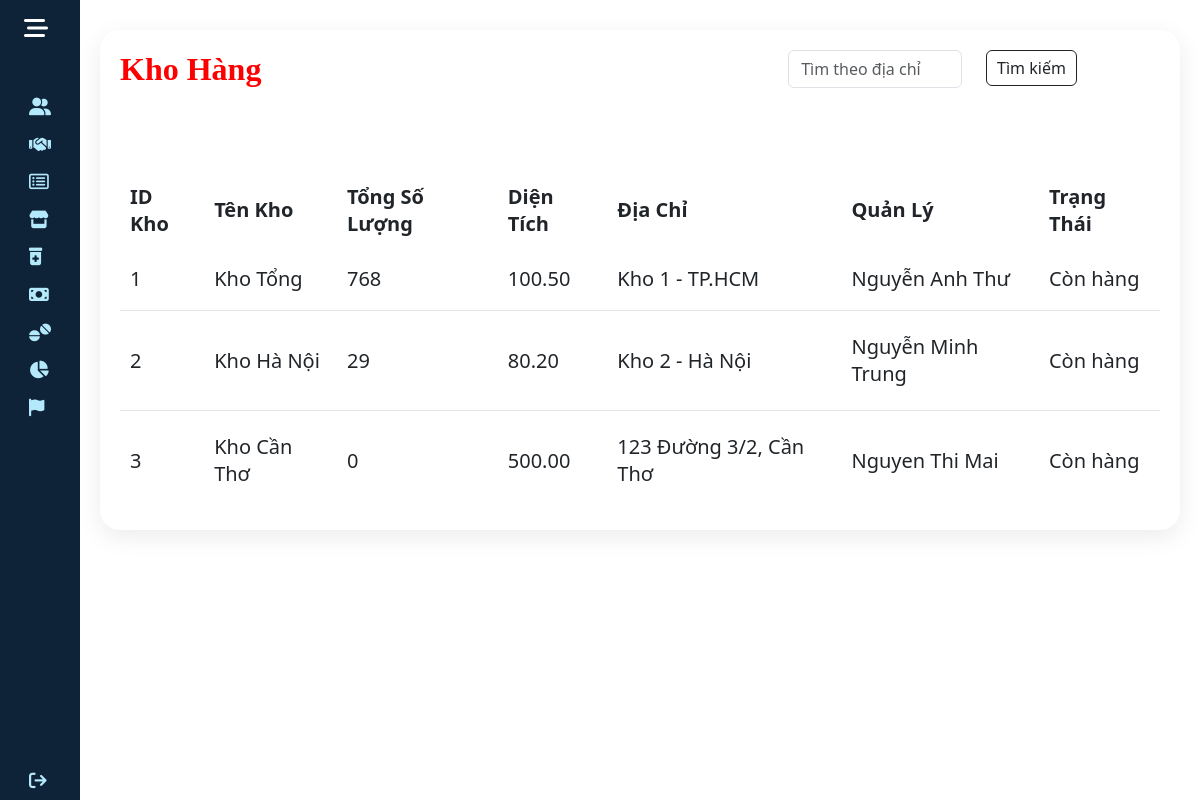
The page /quanly/kho_hang/kho.php on the database its author committed.
### tables this page shows
CREATE TABLE `kho_hang` (
  `KHO_ID` int(11) NOT NULL,
  `KHO_Ten` varchar(255) NOT NULL,
  `KHO_SoLuong` int(11) NOT NULL,
  `KHO_DienTich` decimal(10,2) NOT NULL,
  `KHO_DiaChi` text NOT NULL,
  `TT_ID` int(11) DEFAULT NULL
);

CREATE TABLE `trang_thai` (
  `TT_ID` int(11) NOT NULL,
  `TT_Ten` varchar(100) NOT NULL
);

### quanly/kho_hang/kho.php (the view, shortened to what this page needs)
<?php
require_once '../blocks/head.php';
$servername = "localhost";
$username = "TK_TenDangNhap";
$password = "TK_MatKhau";
$dbname = "qlkhohang";
$connection = new mysqli($servername, $username, $password, $dbname);
if (isset($_GET['search'])) {
    $search = $_GET['search'];
    $sql = "SELECT kho_hang.KHO_ID, kho_hang.KHO_Ten, kho_hang.KHO_DienTich, kho_hang.KHO_DiaChi,
                   quan_ly.QL_HoTen, trang_thai.TT_Ten,
                   COALESCE(SUM(kho_cn.KCN_SoLuong), 0) AS TongSoLuong
            FROM kho_hang
            LEFT JOIN quan_ly ON kho_hang.KHO_ID = quan_ly.KHO_ID
            LEFT JOIN trang_thai ON kho_hang.TT_ID = trang_thai.TT_ID
            LEFT JOIN kho_cn ON kho_hang.KHO_ID = kho_cn.KHO_ID
            WHERE kho_hang.KHO_DiaChi LIKE '%$search%'
            GROUP BY kho_hang.KHO_ID
            ORDER BY kho_hang.KHO_ID ASC";
} else {
    $sql = "SELECT kho_hang.KHO_ID, kho_hang.KHO_Ten, kho_hang.KHO_DienTich, kho_hang.KHO_DiaChi,
                   quan_ly.QL_HoTen, trang_thai.TT_Ten,
                   COALESCE(SUM(kho_cn.KCN_SoLuong), 0) AS TongSoLuong
            FROM kho_hang
            LEFT JOIN quan_ly ON kho_hang.KHO_ID = quan_ly.KHO_ID
            LEFT JOIN trang_thai ON kho_hang.TT_ID = trang_thai.TT_ID
            LEFT JOIN kho_cn ON kho_hang.KHO_ID = kho_cn.KHO_ID
            GROUP BY kho_hang.KHO_ID
            ORDER BY kho_hang.KHO_ID ASC";
}
$result = $connection->query($sql);
?>
<!DOCTYPE html>
<html>
<body>
    <div class="wrapper">
        <?php include '../blocks/sidebar.php'; ?>
        <div class="main">
            <div class="tkad">
                <div class="dstaikhoan">
                    <div class="tktenmuc">
                        <h2>Kho Hàng</h2>
                        <form action="" method="GET" class="search-form">
                            <div class="row">
                                <div class="col">
                                    <input type="text" name="search" class="form-control" placeholder="Tìm theo địa chỉ" aria-label="First name">
                                </div>
                                <div class="col">
                                    <button type="submit" class="btn btn-outline-dark">Tìm kiếm</button>
                                </div>
                            </div>
                        </form>
                    </div>
                    <table>
                        <thead>
                            <tr>
                                <td>ID Kho</td>
                                <td>Tên Kho</td>
                                <td>Tổng Số Lượng</td>
                                <td>Diện Tích</td>
                                <td>Địa Chỉ</td>
                                <td>Quản Lý</td>
                                <td>Trạng Thái</td>
                            </tr>
                        </thead>
                        <tbody>
                            <?php
                            if ($result->num_rows > 0) {
                                while ($row = $result->fetch_assoc()) {
                                    echo "
                                    <tr>
                                        <td>{$row['KHO_ID']}</td>
                                        <td>{$row['KHO_Ten']}</td>
                                        <td>{$row['TongSoLuong']}</td>
                                        <td>{$row['KHO_DienTich']}</td>
                                        <td>{$row['KHO_DiaChi']}</td>
                                        <td>{$row['QL_HoTen']}</td>
                                        <td>{$row['TT_Ten']}</td>
                                    </tr>
                                    ";
                                }
                            } else {
                                echo "<tr><td colspan='7'>Không có dữ liệu</td></tr>";
                            }
                            ?>
                        </tbody>
                    </table>
                </div>
            </div>
        </div>
    </div>
</body>
</html>

### quanly/stylead.css (style rules this page uses)
* { margin: 0; padding: 0; box-sizing: border-box; }
.tkad { position: relative; width: 100%; padding: 20px; display: grid; grid-gap: 30px; margin-top: 10px; }
.tkad .dstaikhoan { position: relative; display: grid; min-height: 500px; background: var(--white); padding: 20px; box-shadow: 0 7px 25px rgba(0, 0, 0, 0.08); border-radius: 20px; }
.tkad .tktenmuc { display: flex; justify-content: space-between; align-items: flex-start; }
.tktenmuc h2 { font-family: 'Times New Roman', Times, serif; font-weight: 600; color: red; }
.tktenmuc .btn { position: relative; padding: 5px 10px; background: var(--blue); text-decoration: none; color: var(--white); border-radius: 6px; }
.tkad table { width: 100%; border-collapse: collapse; margin-top: 10px; }
.tkad table thead td { font-weight: 600; }
.tkad .dstaikhoan table tr { color: var(--black1); border-bottom: 1px solid rgba(0, 0, 0, 0.1); }
.tkad .dstaikhoan table tr:last-child { border-bottom: none; }
.tkad .dstaikhoan table tr td { padding: 10px; font-size: 20px; }
body { font-family: 'Poppins', sans-serif; }
.wrapper { display: flex; }
.main { display: flex; flex-direction: column; min-height: 100vh; width: 100%; overflow: hidden; transition: all 0.35s ease-in-out; background-color: #fff; min-width: 0; }

### rows shown on the page
kho_hang: KHO_ID "1", KHO_Ten "Kho Tổng", TongSoLuong "768", KHO_DienTich "100.50", KHO_DiaChi "Kho 1 - TP.HCM", QL_HoTen "Nguyễn Anh Thư", TT_ID.TT_Ten "Còn hàng"
kho_hang: KHO_ID "2", KHO_Ten "Kho Hà Nội", TongSoLuong "29", KHO_DienTich "80.20", KHO_DiaChi "Kho 2 - Hà Nội", QL_HoTen "Nguyễn Minh Trung", TT_ID.TT_Ten "Còn hàng"
kho_hang: KHO_ID "3", KHO_Ten "Kho Cần Thơ", TongSoLuong "0", KHO_DienTich "500.00", KHO_DiaChi "123 Đường 3/2, Cần Thơ", QL_HoTen "Nguyen Thi Mai", TT_ID.TT_Ten "Còn hàng"
